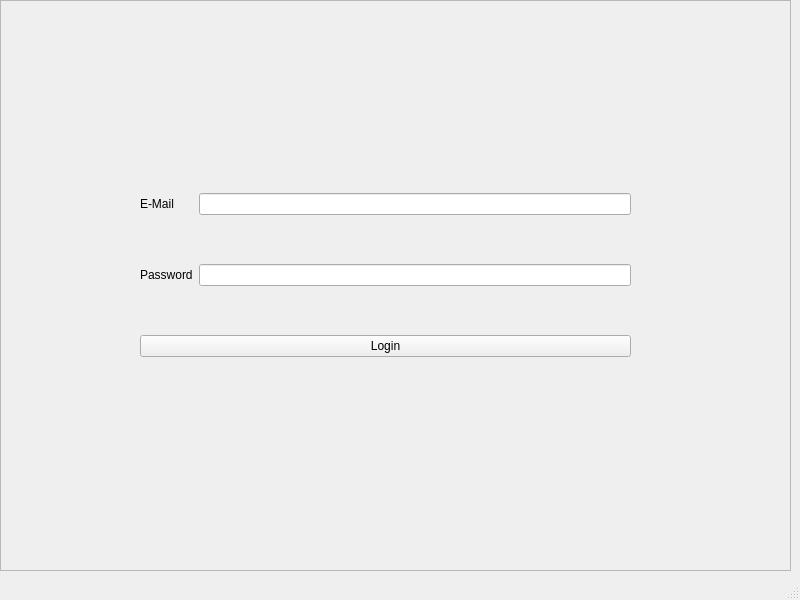
<?xml version="1.0" encoding="UTF-8"?>
<ui version="4.0">
 <class>MainWindow</class>
 <widget class="QMainWindow" name="MainWindow">
  <property name="geometry">
   <rect>
    <x>0</x>
    <y>0</y>
    <width>800</width>
    <height>600</height>
   </rect>
  </property>
  <property name="windowTitle">
   <string>MainWindow</string>
  </property>
  <widget class="QWidget" name="centralwidget">
   <widget class="QFrame" name="frame_login">
    <property name="enabled">
     <bool>true</bool>
    </property>
    <property name="geometry">
     <rect>
      <x>0</x>
      <y>0</y>
      <width>791</width>
      <height>571</height>
     </rect>
    </property>
    <property name="frameShape">
     <enum>QFrame::StyledPanel</enum>
    </property>
    <property name="frameShadow">
     <enum>QFrame::Raised</enum>
    </property>
    <widget class="QWidget" name="gridLayoutWidget">
     <property name="geometry">
      <rect>
       <x>140</x>
       <y>150</y>
       <width>491</width>
       <height>251</height>
      </rect>
     </property>
     <layout class="QGridLayout" name="gridLayout">
      <item row="0" column="0">
       <widget class="QLabel" name="label_email">
        <property name="text">
         <string>E-Mail</string>
        </property>
       </widget>
      </item>
      <item row="1" column="0">
       <widget class="QLabel" name="label_password">
        <property name="text">
         <string>Password</string>
        </property>
       </widget>
      </item>
      <item row="0" column="1">
       <widget class="QLineEdit" name="le_email"/>
      </item>
      <item row="1" column="1">
       <widget class="QLineEdit" name="le_password"/>
      </item>
      <item row="2" column="0" colspan="2">
       <widget class="QPushButton" name="button_login">
        <property name="text">
         <string>Login</string>
        </property>
       </widget>
      </item>
     </layout>
    </widget>
   </widget>
  </widget>
  <widget class="QMenuBar" name="menubar">
   <property name="geometry">
    <rect>
     <x>0</x>
     <y>0</y>
     <width>800</width>
     <height>22</height>
    </rect>
   </property>
  </widget>
  <widget class="QStatusBar" name="statusbar"/>
 </widget>
 <resources/>
 <connections/>
</ui>
